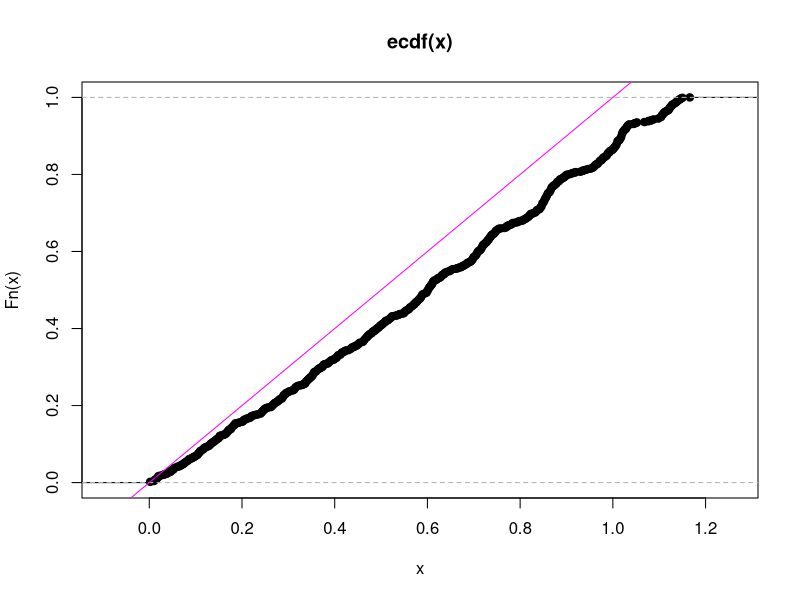
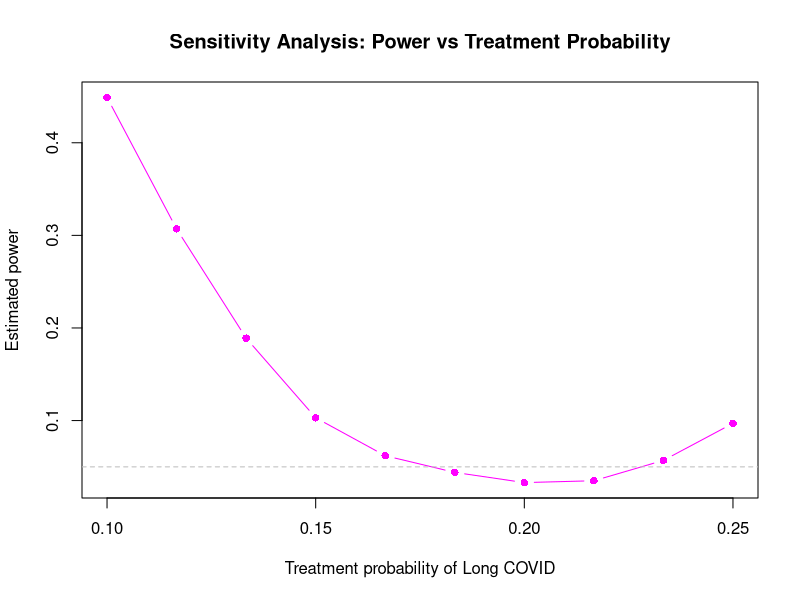

These charts were generated, in order, by the following R code:
library(dplyr)
library(ggplot2)
library(purrr)

long_covid <- data.frame(
  symptoms = c(rep(1, 23), rep(0, 106), rep(1, 81), rep(0, 214)),
  # symptoms = 1 if symptoms remain after 90 days, 0 if symptoms are gone within 90 days
  vax = c(rep("treatment", 129), rep("control", 295))
  # treatment = vaccinated, control = unvaccinated
)

##---PART 1-----

#like in class from estimating alphas
perm_test <- function(df, R = 999, alternative = "t") {
#df: data
  #column 1: response (0 = no long covid and 1 = long covid) (symptoms)
  #column 2: group (treatment or control) (vax)
#R: number of perm resamples to generate
  # alternative: type of test (l = left, r = right, t = two-sided)
  
#check the alt argument is valid
  assertthat::assert_that(
    alternative %in% c("l", "r", "t"),
    msg = 'Alternative must be "l", "r", or "t" '
  )
  
#get the response variable (long COVID yes/no)
  response <- df[, 1, drop = TRUE]
  
#get and convert the group variable to a factor (to separate treatment/control)
  group <- as.factor(df[, 2, drop = TRUE])
  
#storing group names
  group1 <- levels(group)[1]
  group2 <- levels(group)[2]
  

#STEP 1: Compute obs diff in props
  #mean of 0 and 1 values is sample prop
  p1_obs <- mean(response[group == group1])  # props of long COVID in group1
  p2_obs <- mean(response[group == group2])  # props of long COVID in group2
  
  #observed t.stat: diff in props
  diff_obs <- p1_obs - p2_obs
  

#STEP 2: Simulate permutation null dist

  diff_samp_prop <- function(ind, y) {
  # ind: indices assigned to treatment group
  #y: vector containing the response vals
    #mean(y[ind]): simulated treatment group proportion
    #mean(y[-ind]): simulated control group proportion
    
    diff_prop <- mean(y[ind]) -  mean(y[-ind]) #diff in proportions
    
    return(diff_prop)
  }
  
  #under the null hypothesis: group assignment doesnt matter
  #so rand move around who is in g1 vs g2
  index_sim <- replicate(
    R,
    {
      # randomly assign which patients are in the treatment group
      sample(seq_along(response), sum(group == group1), replace = FALSE)
    }
  )
  
  # --- part 3: compute simulated differences for each permutation ---
  diff_props_sim <- apply(
    index_sim,   # matrix of simulated treatment indices
    2,           # apply function to each column
    diff_samp_prop, # custom helper function
    y = response
  )

#STEP 3: Combine sim and obs stats
  
  diff_all <- c(diff_props_sim, diff_obs)

#STEP 4: Compute permutation pvals
 #left: probability of seeing a value <= obs
  p_left <- mean(diff_all <= diff_obs)
  
  #right: probability of seeing a value >= observed
  p_right <- mean(diff_all >= diff_obs)
  
  #two: smallest tail × 2
  p_two_sided <- min(p_left, p_right) * 2
  
#return results
  invisible(
    list(
      obs_test_stat = diff_obs,   # observed difference in proportions
      all_test_stat = diff_all,   # vector of simulated + observed stats
      p.val = dplyr::case_when(   # pick correct p-value type
        alternative == "l" ~ p_left,
        alternative == "r" ~ p_right,
        alternative == "t" ~ p_two_sided
      )
    )
  )
}


#testing:
results <- perm_test(long_covid, R = 999, alternative = "t")

#obs diff and p-value
results$obs_test_stat   #observed diff
results$p.val           #pval

##----PART 2----
  #GOAL 2:
p_values <- replicate(
  1000, #simulate 1000 times
  {
    #null: both groups have same long COVID rate 20%
    group1_response <- rbinom(100, size = 1, prob = 0.20) #use binom
    group2_response <- rbinom(100, size = 1, prob = 0.20)
    
    #combine into df for perm_test
    fake_data <- data.frame(
      response = c(group1_response, group2_response),
      group = c(rep("treatment", 100), rep("control", 100))
    )
    
    # run permutation test and get pval
    perm_test_sim<- perm_test(fake_data, R = 999, alternative = "t") |>
      purrr::pluck("p.val")
  }
)

#create empirical cdf of the pvals and plot it
plot.ecdf(p_values)
abline(a=0, b=1, col="magenta") #1-1 line
#x-axis represents signifcance level slpha
#y-axis represents p(pval <= alpha)
#since the ecdf doesnt line up with the 1-1 line then the pvals do not can from true null

  #GOAL 3:
p_values_reduc <- replicate(
  1000, 
  { 
    #generate responses
    group1_response_reduc <- rbinom(100, size = 1, prob = 0.20)  #20% long COVID rate
    group2_response_reduc <- rbinom(100, size = 1, prob = 0.15)  #15% long COVID rate (25% reducton since 0.20/.75= 0.15)
    
    # combine into df
    fake_data <- data.frame(
      response = c(group1_response_reduc, group2_response_reduc),
      group = c(rep("treatment", 100), rep("control", 100))
    )
    
    # run permutation test and extract p-value
    perm_test_simR <- perm_test(df = fake_data, R = 999, alternative = "t") |>
      purrr::pluck("p.val")
  }
)
alpha <- 0.05
#estimated power
mean(p_values_reduc <= alpha)




##----PART 3----
n <- 100
#if changing sample size instead use to give 10 conditions:
#sample_sizes <- seq(20, 200, length.out = 10)
alpha <- 0.05

#changing relative risk
RR <- 1  # fixed at 1 for now

#control probabilities
p_control_vals <- seq(0.10, 0.25, length.out = 10)
#prob_control <- 0.20 if changing treatment

#treatment probabilities
#p_treatment_vals <- seq(0.10, 0.25, length.out = 10) if changing treatment
p_treatment <- 0.20  #fixed otherwise

get_pval <- function(p_control) { #change to p_treat if changing treatment
  p_values <- replicate(
    1000,
    {
      group_treat <- rbinom(n, 1, p_treatment)
      group_ctrl  <- rbinom(n, 1, p_control)
      
      tbl <- table(
        response = c(group_treat, group_ctrl),
        group    = c(rep("treatment", n), rep("control", n))
      )
      fisher.test(tbl)$p.value
    }
  )
  #estimated power
  mean(p_values <= alpha)
}

#apply the function to all treatment probabilities
  #change "p_control_vals to p_treatment if changing that
power_estimates <- sapply(p_control_vals, get_pval)
  #sapply applies my function to the vectors and outputs a vector (??) of numbers

# Plot with help of chat to understand what the heck im looking at
plot(p_control_vals, power_estimates, type = "b", pch = 16, col = "magenta",
     xlab = "Treatment probability of Long COVID",
     ylab = "Estimated power",
     main = "Sensitivity Analysis: Power vs Treatment Probability")
abline(h = alpha, col = "grey", lty = 2)
